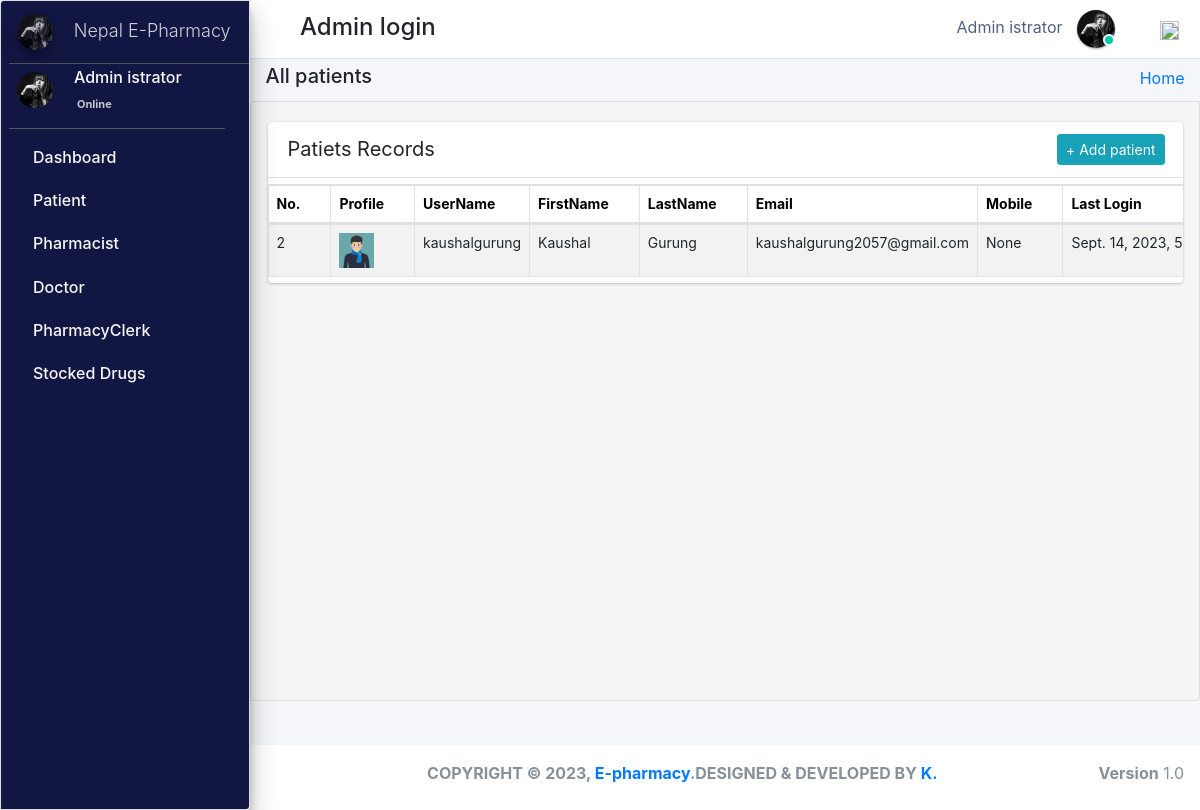
/admin_user/all_patients/ (signed in), run on the app's committed database.
### pharmacy/models.py (models this page shows, shortened)
class CustomUser(AbstractUser):
    user_type_data = ((1, "AdminHOD"), (2, "Pharmacist"), (3, "Doctor"), (4, "PharmacyClerk"),(5, "Patients"))
    user_type = models.CharField(default=1, choices=user_type_data, max_length=10)

class AdminHOD(models.Model):
    gender_category=(
        ('Male','Male'),
        ('Female','Female'),
    )
    admin = models.OneToOneField(CustomUser,null=True, on_delete = models.CASCADE)
    emp_no= models.CharField(max_length=100,null=True,blank=True)
    gender=models.CharField(max_length=100,null=True,choices=gender_category)
    mobile=models.CharField(max_length=10,null=True,blank=True)
    address=models.CharField(max_length=300,null=True,blank=True)
    profile_pic=models.ImageField(default="admin.png",null=True,blank=True)
    created_at = models.DateTimeField(auto_now_add=True)
    updated_at = models.DateTimeField(auto_now=True)
    date_employed=models.DateTimeField(auto_now_add=True, auto_now=False)
    objects = models.Manager()

class Patients(models.Model):
    gender_category=(
        ('Male','Male'),
        ('Female','Female'),
    )
    admin = models.OneToOneField(CustomUser,null=True, on_delete = models.CASCADE)
    reg_no=models.CharField(max_length=30,null=True,blank=True,unique=True)
    gender=models.CharField(max_length=7,null=True,blank=True,choices=gender_category)
    first_name=models.CharField(max_length=20,null=True,blank=True)
    last_name=models.CharField(max_length=20,null=True,blank=True)
    dob=models.DateTimeField(auto_now_add= False, auto_now=False,null=True,blank=True)
    phone_number=models.CharField(max_length=10,null=True,blank=True)
    profile_pic=models.ImageField(default="patient.jpg",null=True,blank=True)
    age= models.IntegerField(default='0', blank=True, null=True)
    address=models.CharField(max_length=300,null=True,blank=True)
    date_admitted=models.DateTimeField(auto_now_add=True, auto_now=False)
    last_updated = models.DateTimeField(auto_now_add=False, auto_now=True)

### pharmacy/HODViews.py (the view, shortened to what this page needs)
# urls.py: path('admin_user/all_patients/',HODViews.allPatients,name='all_patients'),
def allPatients(request):
    form=PatientSearchForm1(request.POST or None)
    patients=Patients.objects.all()
    context={
        "patients":patients,
        "form":form,
        "title":"Admitted Patients"
    }
    return render(request,'hod_templates/admited_patients.html',context)

### pharmacy/LoginCheckMiddleWare.py (called while the page is built, shortened)
    def process_view(self, request, view_func, view_args, view_kwargs):
        modulename = view_func.__module__
        user = request.user
        if user.is_authenticated:
            if user.user_type == "1":
                if modulename == "pharmacy.HODViews":
                    pass
                elif modulename == "":
                    pass
                elif modulename == "pharmacy.views" or modulename == "django.views.static":
                    pass
                else:
                    pass
            else:
                return redirect("login")
        else:
            if request.path == reverse("login"):
                pass
            else:
                return redirect("login")

### pharmacy/templates/hod_templates/admited_patients.html (shortened to what this page needs)
{% extends 'hod_templates/base_template.html'%}
{% load static %}
{% block page_title %}
<h5>All patients</h5>
{% endblock page_title %}
{% block main_content %}
<section class="content">
    <div class="row">
        <div class="col-md-12 px-3">
            <div class="card card-primar sc">
                <div class="card-header">
                    <span>Patiets Records</span>
                   <div class="card-tools d-flex">
                <a class="btn btn-sm btn-info mr-2" href="{% url 'patient_form' %}" role="button">+ Add patient</a>
            </div>
                </div>
                <table  class="table table-bordered table-hover dataTable" id="plist">
                    <thead>
                            <tr>
                                    <th>No.</th>
                                    <th>Profile</th>
                                    <th>UserName</th>
                                    <th>FirstName</th>
                                    <th>LastName</th>
                                    <th>Email</th>
                                    <th>Mobile</th>
                                     <th>Last Login</th>
                            </tr>
                    </thead>
                    <tbody>
                            {% for patient in patients %}
                            <tr class="hov"> <td>{{patient.admin.id}}</td>
                                <td> <img src="{{patient.profile_pic.url}}" class="" width="35" height="35" alt=""></td>
                                <td>{{patient.admin}}</td>
                                <td>{{patient.admin.first_name}}</td>
                                <td>{{patient.admin.last_name}}</td>
                                <td>{{patient.admin.email}}</td>
                                <td>{{patient.phone_number}}</td>
                                <td>{{patient.admin.last_login}}</td>
                            </tr>
                            {% endfor %}
                    </tbody>
                </table>
            </div>
        </div>
    </div>
</section>
{% endblock %}

### pharmacy/templates/hod_templates/base_template.html (shortened to what this page needs)
{% extends 'base_file.html' %} {% block htm %}
<body class="hold-transition sidebar-mini layout-fixed">
    <div class="wrapper">
        <nav class="main-header navbar navbar-expand navbar-white navbar-light">
            <ul class="navbar-nav">
                <li class="nav-item">
                    <a class="nav-link" data-widget="pushmenu" href="#" role="button"></a>
                </li>
            </ul>
            <h4 style="margin-left: 10px; margin-top: 5px;">Admin login </h4>
            <ul class="navbar-nav ml-auto">
                <li class="mx-3">
                    <a href="#" class="sm-submenu-with-image a">
                        <span>{{user.first_name}}  {{user.last_name}}</span>
                        <img src="{{request.user.adminhod.profile_pic.url}}" class="img-circle elevation-1" width="38" height="38" alt="">
                        <span class="avatar-status avatar-sm-status avatar-status-success"></span>
                    </a>
                </li>
                <li class="nav-item dropdown ml-3 low">
                    <a href="#" class="btn btn-outlined btn-black text-muted bg-transparent " data-toggle="dropdown" aria-expanded="false" data-wow-delay="0.7s"><img src="https://img.icons8.com/ios/50/000000/settings.png" width="19" height="19">
                    </a>
                </li>
            </ul>
        </nav>
        {% include 'hod_templates/sidebar.html'%}
        <div class="content-wrapper">
            <div class="content-header">
                <div class="container-fluid">
                    <div class="row ">
                        <div class="col-sm-6">
                            <h1 class="m-0 text-dark">
                                {% block page_title %} {% endblock page_title %}
                            </h1>
                        </div>
                        <div class="col-sm-6 ">
                            <ol class="breadcrumb float-sm-right">
                                <li class="breadcrumb-item"><a href="">Home</a></li>
                            </ol>
                        </div>
                    </div>
                </div>
            </div>
            {% block main_content %} {% endblock main_content %}
        </div>
        {% include 'hod_templates/footer.html'%}
    </div>
    {% endblock htm %}

### pharmacy/templates/hod_templates/sidebar.html (shortened to what this page needs)
<aside class="main-sidebar sidebar-dark-primary elevation-4">
    <a href="" class="brand-link ml-2">
        <img src="{{request.user.adminhod.profile_pic.url}}" alt="" width="36" height="36" class=" img-circle elevation-3" style="opacity: .8">
        <span class="brand-text font-weight-light mt-1 ml-3 mmust">Nepal E-Pharmacy</span>
    </a>
    <div class="sidebar">
        <div class="user-panel mr-3">
            <div class="pull-left image sm-submenu-with-image a ml-2 ">
                <img src="{{request.user.adminhod.profile_pic.url}}" class="img-circle mt-2" width="36" height="36" alt="User Image">
            </div>
            <div class="pull-left info">
                <p>{{user.first_name}} {{user.last_name}}</p>
                <a href="#"> Online</a>
            </div>
        </div>
        <nav class="mt-2">
            <ul class="nav nav-pills nav-sidebar flex-column" data-widget="treeview" role="menu" data-accordion="false">
                <li class="nav-item">
                    <a href="{% url  'admin_dashboard' %}" class="nav-link">
                        <p>
                            Dashboard
                        </p>
                    </a>
                </li>
                <li class="nav-item">
                    <a href="#" class="nav-link">
                        <p>
                            Patient
                        </p>
                    </a>
                </li>
                <li class="nav-item">
                    <a href="#" class="nav-link">
                        <p>
                            Pharmacist
                        </p>
                    </a>
                </li>
                <li class="nav-item">
                    <a href="#" class="nav-link">
                        <p>
                            Doctor
                        </p>
                    </a>
                </li>
                <li class="nav-item">
                    <a href="#" class="nav-link">
                        <p>
                            PharmacyClerk
                        </p>
                    </a>
                </li>
                <li class="nav-item">
                    <a href="#" class="nav-link">
                        <p>
                            Stocked Drugs
                        </p>
                    </a>
                </li>
            </ul>
        </nav>
    </div>
</aside>

### static/css/main.css (style rules this page uses)
html { font-family: sans-serif; line-height: 1.15; -webkit-text-size-adjust: 100%; -webkit-tap-highlight-color: transparent; }
body { overflow-y: hidden; overflow-x: hidden; font-family: -apple-system, BlinkMacSystemFont, "Segoe UI", Roboto, "Helvetica Neue", Arial, "Noto Sans", sans-serif, "Apple Color Emoji", "Segoe UI Emoji", "Segoe UI Symbol", "Noto Color Emoji" !important; }
th { color: rgb(0, 0, 0); font-size: 14px !important; }
.content { background-color: #f5f5f5; border: 1px solid #dddddd; border-radius: 4px 0px 4px 0px; left: -1px; padding: 10px 7px 5px; }
.main-sidebar { background: #ffffff; border: 1px solid #dddddd; border-radius: 4px 0px 4px 0px; font-weight: bold; }
.content { height: 75vh; overflow-y: scroll; overflow-x: hidden; }
.sc { white-space: nowrap; display: block; overflow-x: hidden !important; }
.content .row { margin-top: 20px !important; }
.main-sidebar { background-color: #121642 !important; color: white !important; }
.main-sidebar p { color: #f8f8f8 !important; font-weight: 500 !important }
td { font-size: 14px !important; }
.hov { transition: transform .5s; }
.avatar-status { position: absolute; bottom: 12px; right: 75.4px; display: -ms-inline-flexbox; display: inline-flex; -ms-flex-negative: 0; flex-shrink: 0; -ms-flex-pack: center; justify-content: center; -ms-flex-align: center; align-items: center; white-space: nowrap; text-align: center; vertical-align: baseline; font-weight: 600; border: .125rem solid #fff; width: 12px; height: 12px; line-height: 1; font-size: .71094rem; border-radius: 50%; }
.avatar-status-success { color: #fff; background-color: #00c9a7; }
.card-header span { font-size: 20px !important; }
.table>tbody>tr>td, .table>tbody>tr>th, .table>tfoot>tr>td, .table>tfoot>tr>th, .table>thead>tr>td, .table>thead>tr>th { padding: 8px; line-height: 1.42857143; vertical-align: top; }
.pull-left { float: left; }
.pull-left { float: left!important; }
.user-panel>.info { padding: 5px 5px 5px 15px; line-height: 1; position: absolute; left: 55px; }
.user-panel>.info>p { font-weight: 600; margin-bottom: 9px; }
p { margin: 0 0 10px; }
.user-panel { padding-bottom: 20px; }
.user-panel:after { clear: both; }
.user-panel:before, .user-panel:after { content: " "; display: table; }
.user-panel>.info>a { text-decoration: none; padding-right: 5px; margin-top: 3px; font-size: 11px; overflow: hidden; white-space: nowrap; }
.mmust { overflow: hidden; white-space: nowrap; font-size: 18px; }
.table { background: white !important; }
.container-fluid { width: 100%; padding-right: 15px; padding-left: 15px; margin-right: auto; margin-left: auto; }
.row { display: flex; flex-wrap: wrap; margin-right: -15px; margin-left: -15px; }
.d-flex { display: flex !important; z-index: 44; }
.d-flex { display: flex !important; }
.table tbody tr:nth-of-type(odd) { background-color: rgba(0, 0, 0, .05) !important; }
.table tbody tr:nth-of-type(odd) { background-color: rgba(197, 197, 197, 0.05) !important; }
.img-circle { border-radius: 50%; }
.content-wrapper .content-header { padding: 5px 0.5rem !important; }

### static/css/profile.css (style rules this page uses)
li { list-style-type: none ! }
.navbar-nav span { color: #525f7f !important; margin-right: 10px !important; }
body { font-family: 'Rubik', sans-serif; height: 100% !important; }
.table tbody tr:nth-of-type(odd) { background-color: rgba(0, 0, 0, .05) !important; }

### data on the page
CustomUser: first_name "Admin", last_name "istrator", user.adminhod.profile_pic (picture)
Patients: admin.id "2", profile_pic (picture), admin "kaushalgurung", admin.first_name "Kaushal", admin.last_name "Gurung", admin.email "kaushalgurung2057@gmail.com", phone_number "None", admin.last_login "Sept. 14, 2023,…"
